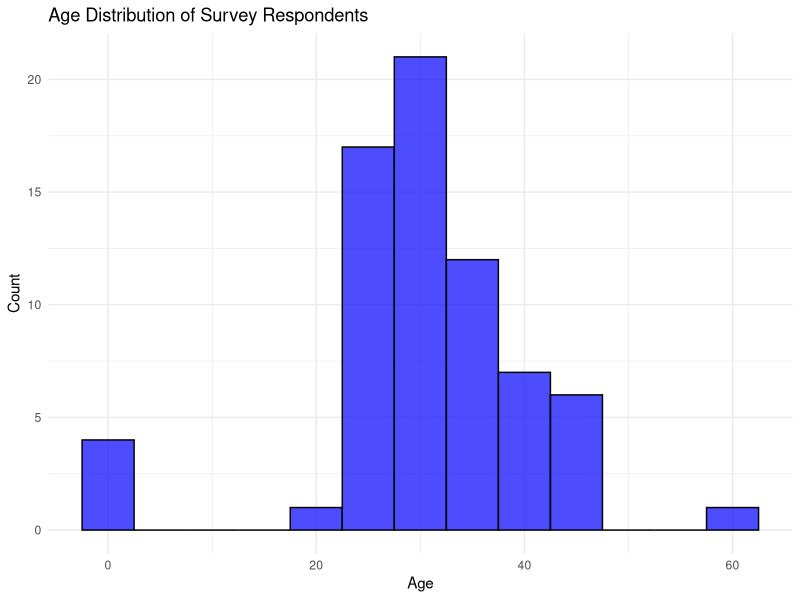
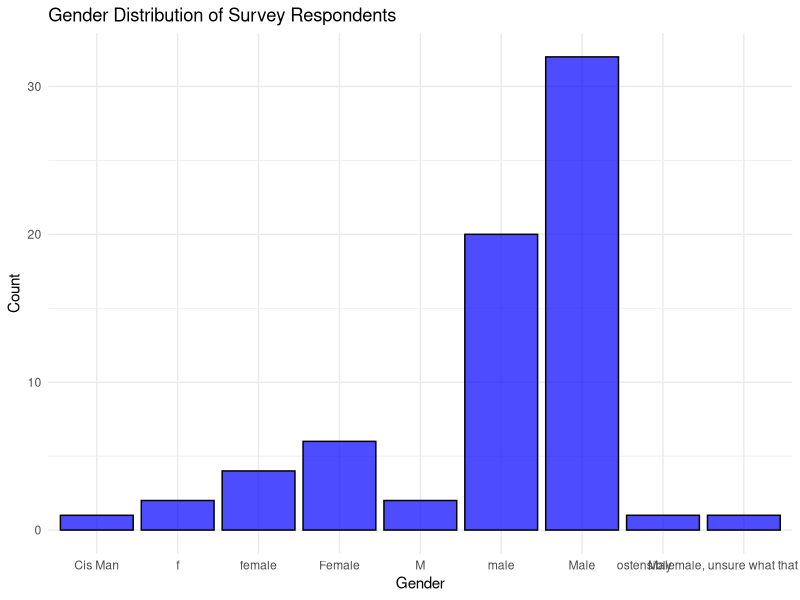
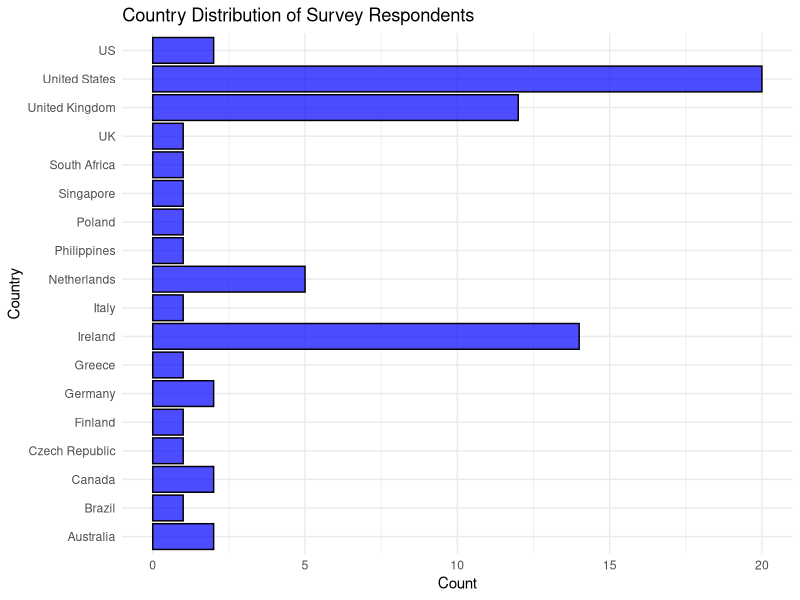
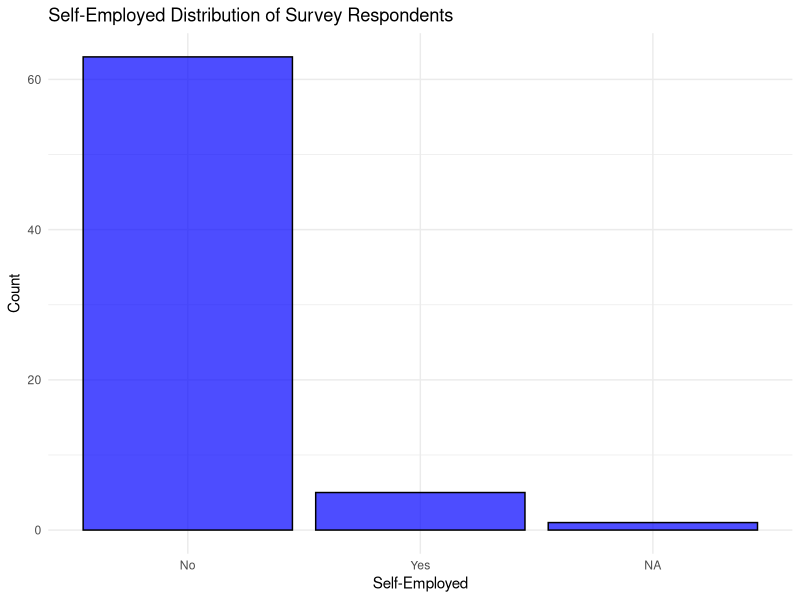

Reproduce these figures in R, in order.
## ---- chunk 1
knitr::opts_chunk$set(echo = TRUE)
## ---- chunk 2
# Load necessary libraries
library(ggplot2)
library(dplyr)
library(knitr)
library(tidyverse)

## ---- chunk 3
# Load the data
getwd()  # Check current working directory
setwd("C:/Users/Naser/Desktop/QNA")  # Set new working directory
data <- read.csv("survey.csv")
## ---- chunk 4
# Display the structure of the data
str(data[, c("Age", "Gender", "Country", "self_employed", "family_history")])

# Display the first few rows of the selected columns
head(data[, c("Age", "Gender", "Country", "self_employed", "family_history")])
## ---- chunk 5
# Select relevant columns
data <- data %>% select(Age, Gender, Country, self_employed, family_history)

# Convert empty strings to NA
data[data == ""] <- NA

# Handle specific missing values
cols_with_na <- c("self_employed", "family_history")
data[cols_with_na] <- lapply(data[cols_with_na], function(x) ifelse(x == "NA", NA, x))

#We ensure that each column is of the correct data type: Age as numeric, and others as factors. This is crucial for proper analysis and visualization.

# Convert relevant columns to appropriate data types
data$Age <- as.numeric(data$Age)
data$Gender <- as.factor(data$Gender)
data$Country <- as.factor(data$Country)
data$self_employed <- as.factor(data$self_employed)
data$family_history <- as.factor(data$family_history)

## ---- chunk 6
# Summary of cleaned data
summary(data)
## ---- chunk 7
ggplot(data, aes(x = Age)) +
  geom_histogram(binwidth = 5, fill = "blue", color = "black", alpha = 0.7) +
  theme_minimal() +
  labs(title = "Age Distribution of Survey Respondents",
       x = "Age",
       y = "Count")

## ---- chunk 8
ggplot(data, aes(x = Gender)) +
  geom_bar(fill = "blue", color = "black", alpha = 0.7) +
  theme_minimal() +
  labs(title = "Gender Distribution of Survey Respondents",
       x = "Gender",
       y = "Count")
## ---- chunk 9

ggplot(data, aes(x = Country)) +
  geom_bar(fill = "blue", color = "black", alpha = 0.7) +
  theme_minimal() +
  coord_flip() +
  labs(title = "Country Distribution of Survey Respondents",
       x = "Country",
       y = "Count")
## ---- chunk 10
ggplot(data, aes(x = self_employed)) +
  geom_bar(fill = "blue", color = "black", alpha = 0.7) +
  theme_minimal() +
  labs(title = "Self-Employed Distribution of Survey Respondents",
       x = "Self-Employed",
       y = "Count")
